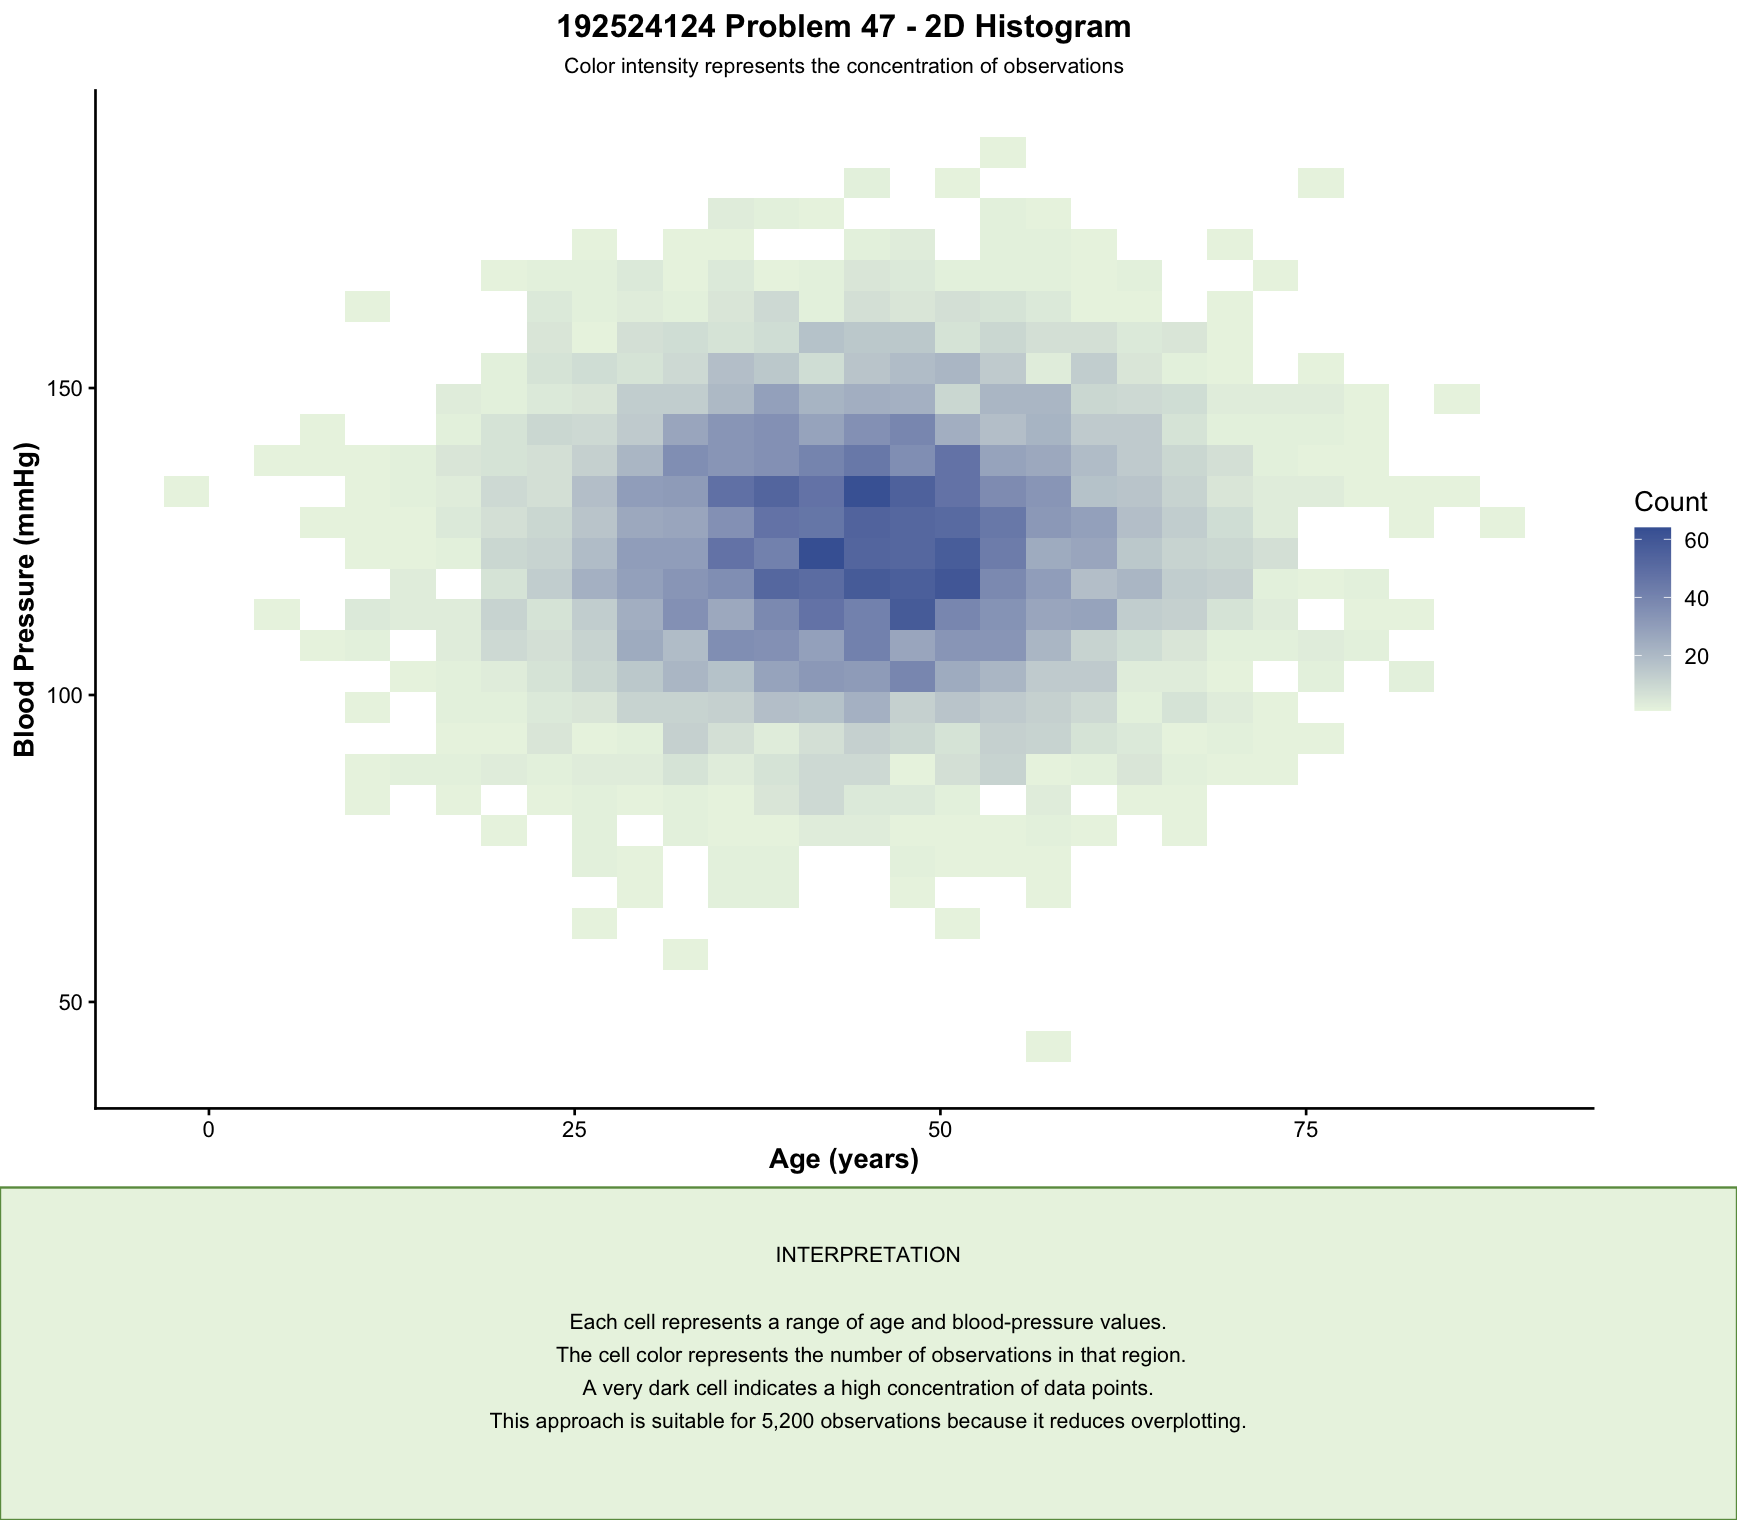

The R source for this figure:
# Problem 47 - 2D Histogram

library(ggplot2)
library(gridExtra)
library(grid)

set.seed(47)

data <- data.frame(
  Age = rnorm(5200, 45, 12),
  BloodPressure = rnorm(5200, 125, 18)
)

p <- ggplot(
  data,
  aes(
    x = Age,
    y = BloodPressure
  )
) +
  geom_bin2d(bins = 30) +
  scale_fill_gradient(
    low = "#EAF4E3",
    high = "#4563A3"
  ) +
  labs(
    title = "192524124 Problem 47 - 2D Histogram",
    subtitle = "Color intensity represents the concentration of observations",
    x = "Age (years)",
    y = "Blood Pressure (mmHg)",
    fill = "Count"
  ) +
  theme_classic(base_size = 13) +
  theme(
    plot.title = element_text(
      hjust = 0.5,
      face = "bold",
      size = 15
    ),
    plot.subtitle = element_text(
      hjust = 0.5,
      size = 10
    ),
    axis.title = element_text(face = "bold")
  )

interpretation <- textGrob(
  paste0(
    "INTERPRETATION\n\n",
    "Each cell represents a range of age and blood-pressure values.\n ",
    "The cell color represents the number of observations in that region.\n ",
    "A very dark cell indicates a high concentration of data points. \n",
    "This approach is suitable for 5,200 observations because it reduces overplotting.\n"
  ),
  x = 0.5,
  y = 0.5,
  hjust = 0.5,
  vjust = 0.5,
  gp = gpar(
    fontsize = 10,
    lineheight = 1.3
  )
)

green_box <- grobTree(
  rectGrob(
    gp = gpar(
      fill = "#EAF4E3",
      col = "#6A994E",
      lwd = 1.5
    )
  ),
  interpretation
)

grid.newpage()

grid.arrange(
  p,
  green_box,
  ncol = 1,
  heights = c(5, 1.4)
)
